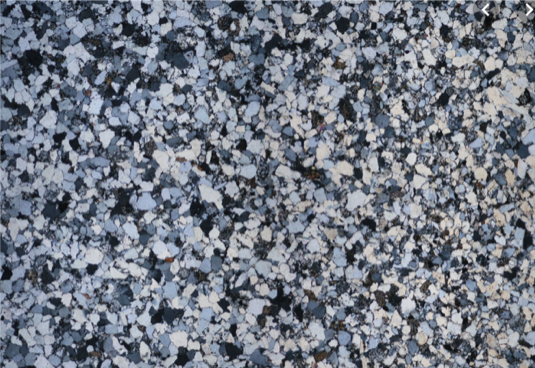
#> input picture dataset1/images_prepped_test/1.png, 535 x 368 px; its folder holds only this picture in this run
$ python review_images_Create_Labels_out_gray.py
#> lines starting #> are read from the running program, lines starting #| are printed output that depends on the picture
# -*- coding: utf-8 -*-
"""
Created on Sat Feb  8 09:41:41 2020

@author: craig
"""

from PIL import Image
import os.path


#import skimage
from skimage.color import rgb2gray
from skimage.filters import sobel,gaussian,hessian,frangi,laplace,median
#    meijering, prewitt, prewitt_h, prewitt_v, sato
#from skimage.segmentation import random_walker
#from skimage.data import binary_blobs, moon, astronaut, hubble_deep_field, ts
from skimage.io import imsave
import numpy as np
import matplotlib.pyplot as plt


for i in range(1,13,1):


    TS=str(i)
    #offset_plus = 50
    img=os.path.join('dataset1/images_prepped_test', TS + '.png')

#    TS_Im = Image.open(img).convert('L')
    TS_Im = Image.open(img)
#> TS_Im is the input picture: PIL image 535x368 RGBA; mean R, G, B, A 114.8, 121.1, 132.4, 254.7


#    a = np.array(TS_Im)
    data = np.array(TS_Im)
    #gradient = np.array(TS_Im)
    #gradient = sobel(rgb2gray(data))  # true gradients
    gradient = gaussian(rgb2gray(data)) #averagint
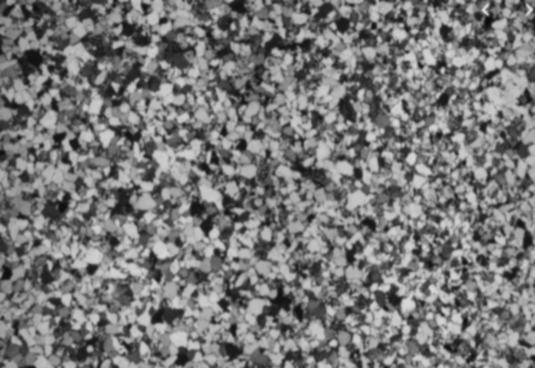
#> gradient: shape (368, 535) float64; min 0.0457, max 0.86, mean 0.473
    # [10 lines of commented-out code are left out]


    '''
    #------------------------------------------------------------------------------
    #
    #        Partition Image from 0 to n_classes
    #
    #------------------------------------------------------------------------------

    '''


    label = np.zeros(gradient.shape )

    label[gradient < 0.25] = 1 #black grains
    label[gradient > 0.25] = 2 #darker grains
    label[gradient > 0.4]  = 3 #blue-dye epoxy or visual porosity
    label[gradient > 0.6]  = 4 #darker grains
    label[gradient > 0.75] = 5 #bright quartz grains


    '''
    #------------------------------------------------------------------------------
    #
    #        Verification of Input and Labeled Results
    #
    #------------------------------------------------------------------------------

    '''


    plt.figure(0)
    plt.imshow(data)  #Original Image

    plt.figure(1)
    histogram, bin_edges = np.histogram(data, bins=256, range=(0.001, 250))
#> histogram = 256 values, max 5516 at index 195, min 0 at index 0, mean 2310.5; bin_edges = 257 values from 0.001 to 250
    plt.title(" Histogram Original Image")
    plt.xlabel(" value")
    plt.ylabel("pixels")
    plt.plot(bin_edges[0:-1], histogram)  # <- or here


    plt.figure(2)
    plt.imshow(gradient)  #Original Image


    plt.figure(3)
    histogram, bin_edges = np.histogram(gradient, bins=256, range=(0.0, 1))
#> histogram = 256 values, max 1468 at index 157, min 0 at index 0, mean 769.1; bin_edges = 257 values from 0 to 1
    plt.title(" Histogram Gradient Filter")
    plt.xlabel(" value")
    plt.ylabel("pixels")
    plt.plot(bin_edges[0:-1], histogram)  # <- or here

    plt.figure(4)
    plt.imshow(data)  #Original Image


    plt.figure(5)
    plt.imshow(label)  #Original Image

    plt.figure(6)
    histogram, bin_edges = np.histogram(label, bins=256, range=(0.0, 10))
    plt.title(" Histogram Labels")
    plt.xlabel(" value")
    plt.ylabel("pixels")
    plt.plot(bin_edges[0:-1], histogram)  # <- or here


### Original way of doing this.
#    img_out=os.path.join('label/', TS + '.png')
#
#    im = Image.fromarray(label)
#    im = im.convert("L")
#
#    im.save(img_out)

#    ##### for images scaled 0 to 1
#    img_out=os.path.join('ClasticThinSectionsLabels', TS + '.png')
#    #############im = Image.fromarray(label)
#    ############im = label.convert("L")
#    imsave(img_out,label)

    ##### for images 0 to whatever

    '''
    #------------------------------------------------------------------------------
    #
    #        Save Label Image Results to dataset1/annotations_prepped_test
    #
    #------------------------------------------------------------------------------

    '''

    img_out=os.path.join('dataset1/annotations_prepped_test', TS + '.png')

    im = Image.fromarray(label)
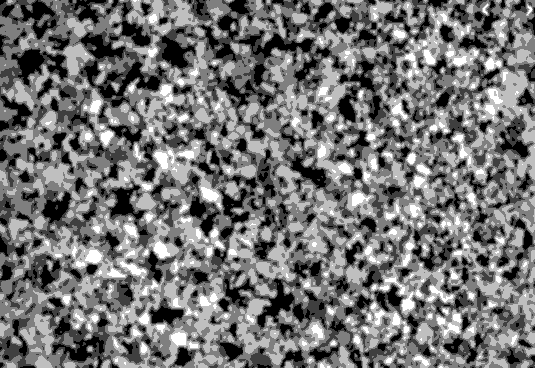
#> im: PIL image 535x368 F; min 1, max 5, mean 2.84; drawn with min black and max white
    im = im.convert("L")
#> im: PIL image 535x368 L
#> (the run stopped early here; a loop or call above may not have finished)
